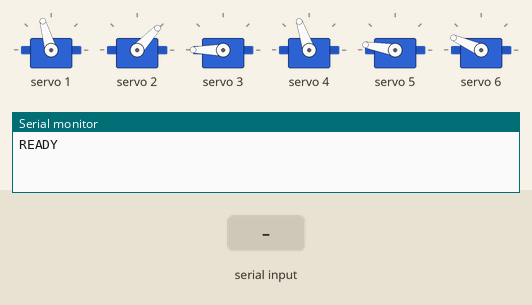
This sketch was run on a simulated Arduino Uno, built with avr-gcc and run on an emulated ATmega328P. Parts: 6 × servo, the last lines printed to the serial monitor. The test bench sets the inputs (shaded band).

Above: at 2.6 s.
2.7 s: "CENTER\n" received over Serial
At 2.77 s:
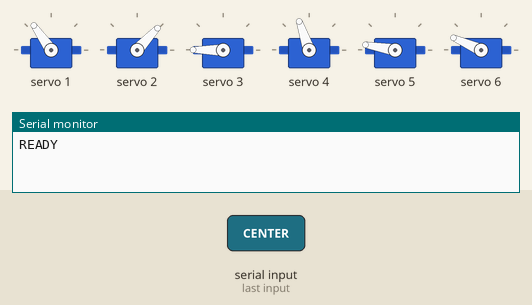
At 4.8 s:
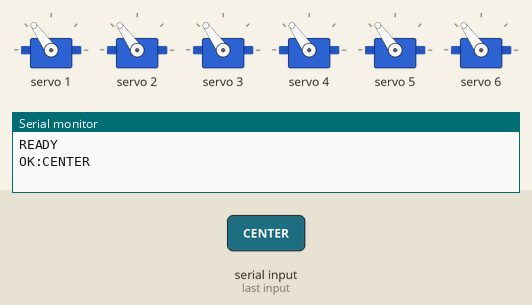
5.7 s: "HOME\n" received over Serial
At 5.77 s:
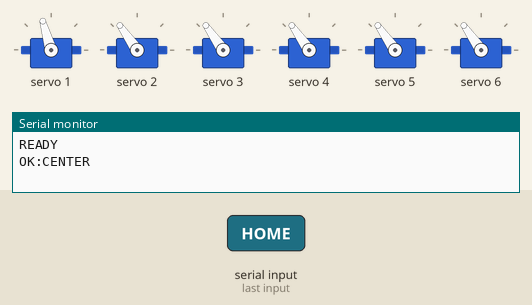
Timing chart, 0 to 8.7 s (numbered marks = the images above; inputs shaded):
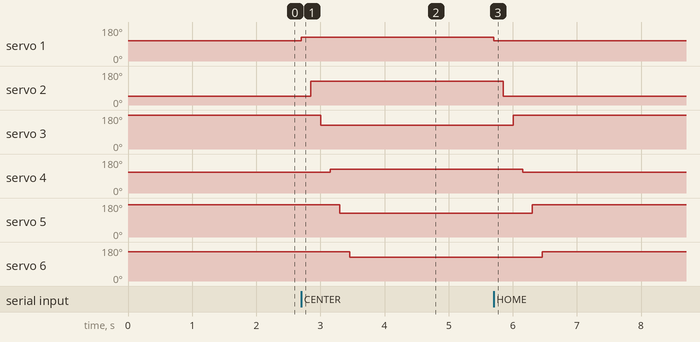

Measured:
- after the input at 2.7 s, servo 1: 106° → 125° at once; servo 2: 47° → 125° after 0.15 s; servo 3: 180° → 125° after 0.30 s; servo 4: 109° → 125° after 0.45 s; servo 5: 170° → 125° after 0.60 s
- after the input at 5.7 s, servo 1: 125° → 106° at once; servo 2: 125° → 47° after 0.15 s; servo 3: 125° → 180° after 0.30 s; servo 4: 125° → 109° after 0.45 s; servo 5: 125° → 170° after 0.60 s

The sketch:

6dof_arduino.ino
```cpp
#include <Wire.h>
#include <Adafruit_PWMServoDriver.h>

//Adafruit PWM Servo Driver Library    instalar biblioteca
Adafruit_PWMServoDriver pca = Adafruit_PWMServoDriver(0x40);

// Ajuste fino conforme seus servos
#define SERVO_MIN  150
#define SERVO_MAX  600

const int canais[] = {1, 2, 3, 4, 5, 6};
const int totalServos = sizeof(canais) / sizeof(canais[0]);

// Posições iniciais de cada canal
const int posicoesIniciais[] = {74, 24, 180, 77, 128, 116};

String bufferSerial = "";

uint16_t anguloParaPulso(int angulo) {
  angulo = constrain(angulo, 0, 180);
  return map(angulo, 0, 180, SERVO_MIN, SERVO_MAX);
}

bool canalValido(int canal) {
  for (int i = 0; i < totalServos; i++) {
    if (canais[i] == canal) return true;
  }
  return false;
}

void moverServo(int canal, int angulo) {
  uint16_t pulso = anguloParaPulso(angulo);
  pca.setPWM(canal, 0, pulso);
}

void centralizarTodos() {
  for (int i = 0; i < totalServos; i++) {
    moverServo(canais[i], 90);
    delay(150);
  }
}

void irParaPosicaoInicial() {
  for (int i = 0; i < totalServos; i++) {
    moverServo(canais[i], posicoesIniciais[i]);
    delay(150);
  }
}

void processarComando(String cmd) {
  cmd.trim();

  if (cmd.length() == 0) return;

  // Comando especial
  if (cmd == "CENTER") {
    centralizarTodos();
    Serial.println("OK:CENTER");
    return;
  }

  // Novo comando: volta para posição inicial
  if (cmd == "HOME") {
    irParaPosicaoInicial();
    Serial.println("OK:HOME");
    return;
  }

  // Formato esperado: canal,angulo
  int virgula = cmd.indexOf(',');

  if (virgula == -1) {
    Serial.println("ERRO:FORMATO");
    return;
  }

  String sCanal = cmd.substring(0, virgula);
  String sAngulo = cmd.substring(virgula + 1);

  int canal = sCanal.toInt();
  int angulo = sAngulo.toInt();

  if (!canalValido(canal)) {
    Serial.println("ERRO:CANAL_INVALIDO");
    return;
  }

  if (angulo < 0 || angulo > 180) {
    Serial.println("ERRO:ANGULO_INVALIDO");
    return;
  }

  moverServo(canal, angulo);

  Serial.print("OK:");
  Serial.print(canal);
  Serial.print(",");
  Serial.println(angulo);
}

void setup() {
  Serial.begin(115200);

  pca.begin();
  pca.setPWMFreq(50);
  delay(500);

  // Vai para a posição inicial ao ligar
  irParaPosicaoInicial();

  Serial.println("READY");
}

void loop() {
  while (Serial.available()) {
    char c = Serial.read();

    if (c == '\n') {
      processarComando(bufferSerial);
      bufferSerial = "";
    } else {
      bufferSerial += c;
    }
  }
}
```
